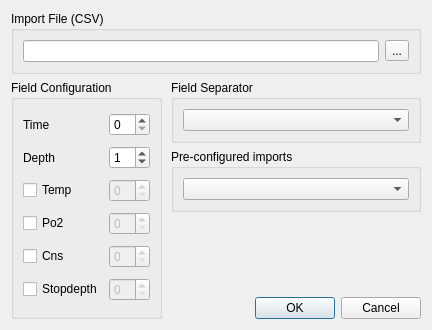
<?xml version="1.0" encoding="UTF-8"?>
<ui version="4.0">
 <class>CSVImportDialog</class>
 <widget class="QDialog" name="CSVImportDialog">
  <property name="geometry">
   <rect>
    <x>0</x>
    <y>0</y>
    <width>432</width>
    <height>330</height>
   </rect>
  </property>
  <property name="windowTitle">
   <string>Import CSV file</string>
  </property>
  <layout class="QVBoxLayout" name="verticalLayout">
   <item>
    <widget class="QGroupBox" name="groupBox">
     <property name="sizePolicy">
      <sizepolicy hsizetype="Expanding" vsizetype="Preferred">
       <horstretch>0</horstretch>
       <verstretch>0</verstretch>
      </sizepolicy>
     </property>
     <property name="title">
      <string>Import File (CSV)</string>
     </property>
     <layout class="QHBoxLayout" name="horizontalLayout">
      <item>
       <widget class="QLineEdit" name="CSVFile"/>
      </item>
      <item>
       <widget class="QToolButton" name="CSVFileSelector">
        <property name="text">
         <string>...</string>
        </property>
       </widget>
      </item>
     </layout>
    </widget>
   </item>
   <item>
    <widget class="QWidget" name="horizontalWidget" native="true">
     <layout class="QHBoxLayout" name="horizontalLayout_3">
      <property name="spacing">
       <number>0</number>
      </property>
      <property name="margin">
       <number>0</number>
      </property>
      <item>
       <widget class="QGroupBox" name="groupBox_3">
        <property name="sizePolicy">
         <sizepolicy hsizetype="Preferred" vsizetype="Expanding">
          <horstretch>0</horstretch>
          <verstretch>0</verstretch>
         </sizepolicy>
        </property>
        <property name="title">
         <string>Field Configuration</string>
        </property>
        <layout class="QGridLayout" name="gridLayout">
         <item row="0" column="1">
          <widget class="QSpinBox" name="CSVTime">
           <property name="minimum">
            <number>0</number>
           </property>
           <property name="value">
            <number>0</number>
           </property>
          </widget>
         </item>
         <item row="0" column="0">
          <widget class="QLabel" name="label">
           <property name="text">
            <string>Time</string>
           </property>
          </widget>
         </item>
         <item row="1" column="1">
          <widget class="QSpinBox" name="CSVDepth">
           <property name="minimum">
            <number>0</number>
           </property>
           <property name="value">
            <number>1</number>
           </property>
          </widget>
         </item>
         <item row="1" column="0">
          <widget class="QLabel" name="label_2">
           <property name="text">
            <string>Depth</string>
           </property>
          </widget>
         </item>
         <item row="2" column="1">
          <widget class="QSpinBox" name="CSVTemperature">
           <property name="enabled">
            <bool>false</bool>
           </property>
          </widget>
         </item>
         <item row="2" column="0">
          <widget class="QCheckBox" name="temperatureCheckBox">
           <property name="text">
            <string>Temp</string>
           </property>
          </widget>
         </item>
         <item row="3" column="1">
          <widget class="QSpinBox" name="CSVpo2">
           <property name="enabled">
            <bool>false</bool>
           </property>
           <property name="value">
            <number>0</number>
           </property>
          </widget>
         </item>
         <item row="3" column="0">
          <widget class="QCheckBox" name="po2CheckBox">
           <property name="text">
            <string>Po2</string>
           </property>
          </widget>
         </item>
         <item row="4" column="1">
          <widget class="QSpinBox" name="CSVcns">
           <property name="enabled">
            <bool>false</bool>
           </property>
           <property name="value">
            <number>0</number>
           </property>
          </widget>
         </item>
         <item row="4" column="0">
          <widget class="QCheckBox" name="cnsCheckBox">
           <property name="text">
            <string>Cns</string>
           </property>
          </widget>
         </item>
         <item row="5" column="1">
          <widget class="QSpinBox" name="CSVstopdepth">
           <property name="enabled">
            <bool>false</bool>
           </property>
           <property name="value">
            <number>0</number>
           </property>
          </widget>
         </item>
         <item row="5" column="0">
          <widget class="QCheckBox" name="stopdepthCheckBox">
           <property name="text">
            <string>Stopdepth</string>
           </property>
          </widget>
         </item>
        </layout>
        <zorder>label</zorder>
        <zorder>label_2</zorder>
        <zorder>CSVTime</zorder>
        <zorder>CSVDepth</zorder>
        <zorder>temperatureCheckBox</zorder>
        <zorder>CSVTemperature</zorder>
        <zorder>po2CheckBox</zorder>
        <zorder>CSVpo2</zorder>
        <zorder>cnsCheckBox</zorder>
        <zorder>CSVcns</zorder>
        <zorder>stopdepthCheckBox</zorder>
        <zorder>CSVstopdepth</zorder>
       </widget>
      </item>
      <item>
       <widget class="QWidget" name="verticalWidget" native="true">
        <layout class="QVBoxLayout" name="verticalLayout_2">
         <property name="topMargin">
          <number>0</number>
         </property>
         <property name="rightMargin">
          <number>0</number>
         </property>
         <property name="bottomMargin">
          <number>0</number>
         </property>
         <item>
          <widget class="QGroupBox" name="groupBox_2">
           <property name="title">
            <string>Field Separator</string>
           </property>
           <layout class="QHBoxLayout" name="horizontalLayout_2">
            <item>
             <widget class="QComboBox" name="CSVSeparator"/>
            </item>
           </layout>
          </widget>
         </item>
         <item>
          <widget class="QGroupBox" name="groupBox_4">
           <property name="sizePolicy">
            <sizepolicy hsizetype="Preferred" vsizetype="Minimum">
             <horstretch>0</horstretch>
             <verstretch>0</verstretch>
            </sizepolicy>
           </property>
           <property name="title">
            <string>Pre-configured imports</string>
           </property>
           <layout class="QHBoxLayout" name="horizontalLayout_4">
            <item>
             <widget class="QComboBox" name="knownImports">
              <property name="currentIndex">
               <number>-1</number>
              </property>
             </widget>
            </item>
           </layout>
          </widget>
         </item>
         <item>
          <spacer name="verticalSpacer">
           <property name="orientation">
            <enum>Qt::Vertical</enum>
           </property>
           <property name="sizeHint" stdset="0">
            <size>
             <width>20</width>
             <height>40</height>
            </size>
           </property>
          </spacer>
         </item>
         <item>
          <widget class="QDialogButtonBox" name="buttonBox">
           <property name="orientation">
            <enum>Qt::Horizontal</enum>
           </property>
           <property name="standardButtons">
            <set>QDialogButtonBox::Cancel|QDialogButtonBox::Ok</set>
           </property>
          </widget>
         </item>
        </layout>
       </widget>
      </item>
     </layout>
    </widget>
   </item>
  </layout>
 </widget>
 <resources/>
 <connections>
  <connection>
   <sender>buttonBox</sender>
   <signal>accepted()</signal>
   <receiver>CSVImportDialog</receiver>
   <slot>accept()</slot>
   <hints>
    <hint type="sourcelabel">
     <x>310</x>
     <y>286</y>
    </hint>
    <hint type="destinationlabel">
     <x>215</x>
     <y>164</y>
    </hint>
   </hints>
  </connection>
  <connection>
   <sender>buttonBox</sender>
   <signal>rejected()</signal>
   <receiver>CSVImportDialog</receiver>
   <slot>reject()</slot>
   <hints>
    <hint type="sourcelabel">
     <x>310</x>
     <y>286</y>
    </hint>
    <hint type="destinationlabel">
     <x>215</x>
     <y>164</y>
    </hint>
   </hints>
  </connection>
  <connection>
   <sender>temperatureCheckBox</sender>
   <signal>clicked(bool)</signal>
   <receiver>CSVTemperature</receiver>
   <slot>setEnabled(bool)</slot>
   <hints>
    <hint type="sourcelabel">
     <x>77</x>
     <y>191</y>
    </hint>
    <hint type="destinationlabel">
     <x>161</x>
     <y>191</y>
    </hint>
   </hints>
  </connection>
  <connection>
   <sender>po2CheckBox</sender>
   <signal>clicked(bool)</signal>
   <receiver>CSVpo2</receiver>
   <slot>setEnabled(bool)</slot>
   <hints>
    <hint type="sourcelabel">
     <x>77</x>
     <y>223</y>
    </hint>
    <hint type="destinationlabel">
     <x>161</x>
     <y>223</y>
    </hint>
   </hints>
  </connection>
  <connection>
   <sender>cnsCheckBox</sender>
   <signal>clicked(bool)</signal>
   <receiver>CSVcns</receiver>
   <slot>setEnabled(bool)</slot>
   <hints>
    <hint type="sourcelabel">
     <x>77</x>
     <y>255</y>
    </hint>
    <hint type="destinationlabel">
     <x>161</x>
     <y>255</y>
    </hint>
   </hints>
  </connection>
  <connection>
   <sender>stopdepthCheckBox</sender>
   <signal>clicked(bool)</signal>
   <receiver>CSVstopdepth</receiver>
   <slot>setEnabled(bool)</slot>
   <hints>
    <hint type="sourcelabel">
     <x>77</x>
     <y>287</y>
    </hint>
    <hint type="destinationlabel">
     <x>161</x>
     <y>287</y>
    </hint>
   </hints>
  </connection>
 </connections>
</ui>
